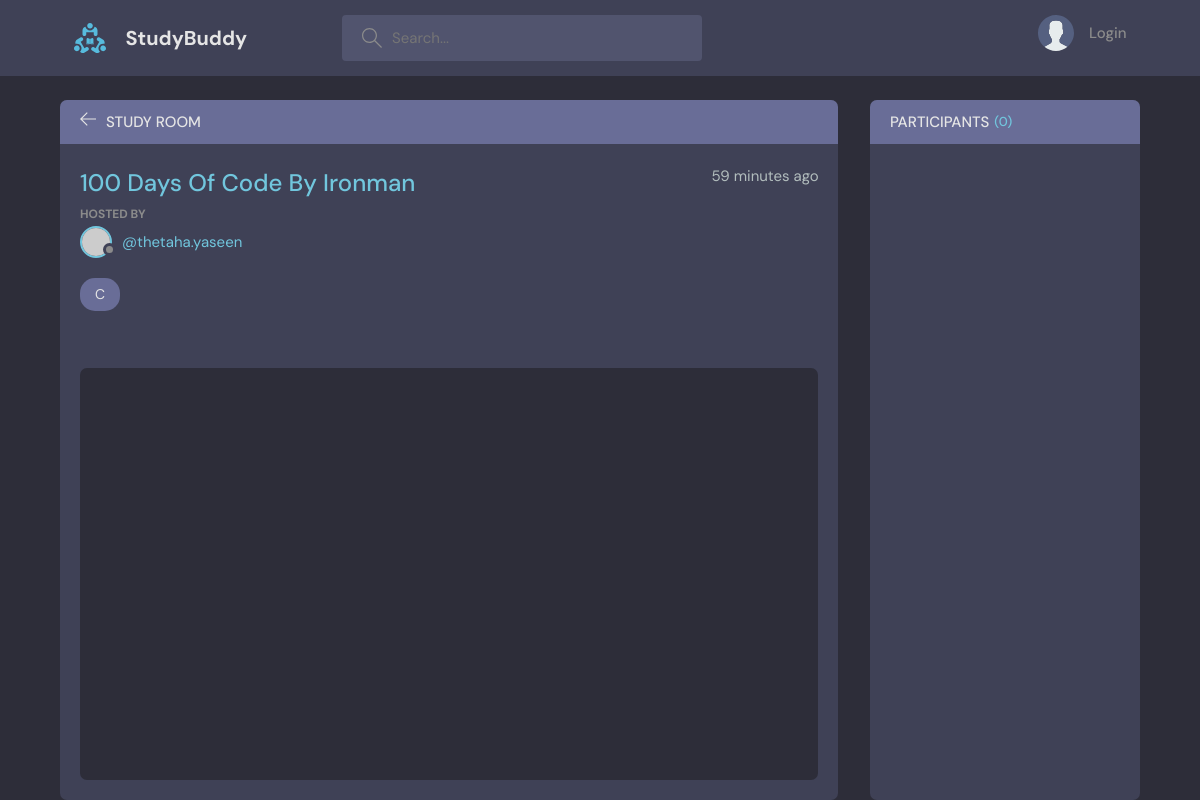
The page /room/11 on the database its author committed.
### base/models.py (models this page shows, shortened)
class Room(models.Model):
    host = models.ForeignKey(User, on_delete=models.SET_NULL, null = True)
    topic = models.ForeignKey(Topic, on_delete=models.SET_NULL, null = True)
    name = models.CharField(max_length=200)
    description = models.TextField(null=True, blank=True)
    participants = models.ManyToManyField(User, related_name="participants", blank=True)
    updated = models.DateTimeField(auto_now=True)
    created = models.DateTimeField(auto_now_add=True)
    class Meta:
        ordering = ["-updated", "-created"]

class Topic(models.Model):
    name = models.CharField(max_length=200)
    def __str__(self):
        return str(self.name)

### base/views.py (the view, shortened to what this page needs)
# urls.py: path("room/<str:primary_key>", views.room, name = "room"),
def room(request, primary_key):
    room = Room.objects.get(id = primary_key)
    conversations = room.message_set.all().order_by("-created")
    participants = room.participants.all()
    context = {"room": room, "conversations": conversations, "participants": participants}
    return render(request,  "base/room.html", context)

### base/templates/base/room.html (shortened to what this page needs)
{% extends "mainlayout.html" %}
{% block content %}
<main class="profile-page layout layout--2">
      <div class="container">
        <div class="room">
          <div class="room__top">
            <div class="room__topLeft">
              <a href="{% url 'home' %}">
                <svg version="1.1" xmlns="http://www.w3.org/2000/svg" width="32" height="32" viewBox="0 0 32 32">
                  <title>arrow-left</title>
                  <path
                    d="M13.723 2.286l-13.723 13.714 13.719 13.714 1.616-1.611-10.96-10.96h27.625v-2.286h-27.625l10.965-10.965-1.616-1.607z"
                  ></path>
                </svg>
              </a>
              <h3>Study Room</h3>
            </div>
          </div>
          <div class="room__box scroll">
            <div class="room__header scroll">
              <div class="room__info">
                <h3>{{room.name}}</h3>
                <span>{{room.created|timesince}} ago</span>
              </div>
              <div class="room__hosted">
                <p>Hosted By</p>
                <a href="{% url 'user-profile' room.host.id %}" class="room__author">
                  <div class="avatar avatar--small">
                    <img src="https://randomuser.me/api/portraits/men/37.jpg" />
                  </div>
                  <span>@{{room.host.username}}</span>
                </a>
              </div>
              <span class="room__topics">{{room.topic}}</span>
            </div>
            <div class="room__conversation">
              <div class="threads scroll">
              </div>
            </div>
          </div>
        </div>
        <div class="participants">
          <h3 class="participants__top">Participants <span>({{participants.count}})</span></h3>
          <div class="participants__list scroll">
          </div>
        </div>
      </div>
    </main>
{% endblock content %}

### static/styles/style.css (style rules this page uses)
:root { --color-main: #71c6dd; --color-main-light: #e1f6fb; --color-dark: #3f4156; --color-dark-medium: #51546e; --color-dark-light: #696d97; --color-light: #e5e5e5; --color-gray: #8b8b8b; --color-light-gray: #b2bdbd; --color-bg: #2d2d39; --color-success: #5dd693; --color-error: #fc4b0b; }
* { font-family: "DM Sans", -apple-system, BlinkMacSystemFont, "Segoe UI", Roboto, Oxygen, Ubuntu, Cantarell, "Open Sans", "Helvetica Neue", sans-serif; margin: 0; padding: 0; box-sizing: border-box; text-rendering: optimizeLegibility; font-size: inherit; }
html { font-size: 56.25%; }
@media only screen and (min-width: 1200px) { html { font-size: 62.5%; } }
body { line-height: 1.6; font-weight: 400; font-size: 1.5rem; color: var(--color-light-gray); background-color: var(--color-bg); min-height: 100vh; }
img { width: 100%; }
a { display: inline-block; color: var(--color-main); text-decoration: none; }
.container { max-width: 120rem; width: 90%; margin: auto; }
.avatar { position: relative; display: inline-block; border-radius: 50%; border: 2px solid var(--color-main); }
.avatar img { display: block; border-radius: 50%; object-fit: cover; object-position: center; }
.avatar::after { content: ""; display: block; position: absolute; background-color: var(--color-gray); z-index: 111; border-radius: 50%; border: 0.3rem solid var(--color-dark); }
.avatar.avatar--small img { width: 2.8rem; height: 2.8rem; }
.avatar.avatar--small:after { width: 0.7rem; height: 0.7rem; bottom: 0px; right: -6px; }
.layout { margin-top: 2.4rem; }
.layout > .container { display: flex; justify-content: space-between; align-items: flex-start; }
.layout--2 > .container > div:first-child { flex-basis: 72%; }
.layout--2 > .container > div:last-child { flex-basis: 25%; }
.room, .participants { background: var(--color-dark); max-height: 87.5vh; border-radius: 0.7rem; overflow: hidden; position: relative; }
.room__top, .participants__top { background: var(--color-dark-light); display: flex; justify-content: space-between; align-items: center; padding: 1rem 2rem; position: relative; }
.room__top svg, .thread__top svg { width: 1.6rem; height: 1.6rem; fill: var(--color-light); cursor: pointer; }
.room__topLeft { display: flex; align-items: flex-end; gap: 1rem; }
.room__topLeft h3, .participants__top { text-transform: uppercase; font-weight: 500; color: var(--color-light); }
.room__topLeft svg { width: 1.6rem; height: 1.6rem; fill: var(--color-light); }
.room__header { max-height: 30vh; overflow-y: auto; position: absolute; width: 95%; background: var(--color-dark); z-index: 999; top: 4.4rem; padding-top: 2rem; padding-bottom: 1rem; }
.room__box { padding-left: 2rem; padding-right: 2rem; height: 80.5vh; padding-bottom: 0; }
.room__info { display: flex; justify-content: space-between; }
.room__info h3 { font-size: 2.4rem; font-weight: 500; color: var(--color-main); }
.room__hosted p { text-transform: uppercase; color: var(--color-gray); font-size: 1.2rem; font-weight: 700; line-height: 2; }
.room__author { display: flex; gap: 1rem; align-items: center; margin-bottom: 1rem; transition: all 0.3s ease-in-out; }
.room__topics { padding: 0.5rem 1.5rem; background: var(--color-dark-light); color: var(--color-light); display: inline-block; font-size: 1.4rem; border-radius: 1.5rem; margin: 1rem 0; }
.room__conversation { margin-top: 1rem; margin-bottom: 4rem; height: 64%; }
.threads { background: var(--color-bg); border-radius: 0.7rem; overflow-y: auto; height: 100%; margin-top: 28vh; padding: 0 2rem 4rem 2rem; }
.participants__top span { color: var(--color-main); font-size: 1.3rem; text-transform: none; }
.participants__top { justify-content: flex-start; gap: 0.5rem; }
.participants__list { padding: 2rem; height: 82.5vh; overflow-y: scroll; padding-bottom: 0; }

### rows shown on the page
Room: name "100 Days Of Code By Ironman", created "59 minutes", host.username "thetaha.yaseen", topic "C"

### other values the page prints
{{ participants.count }} "0"
